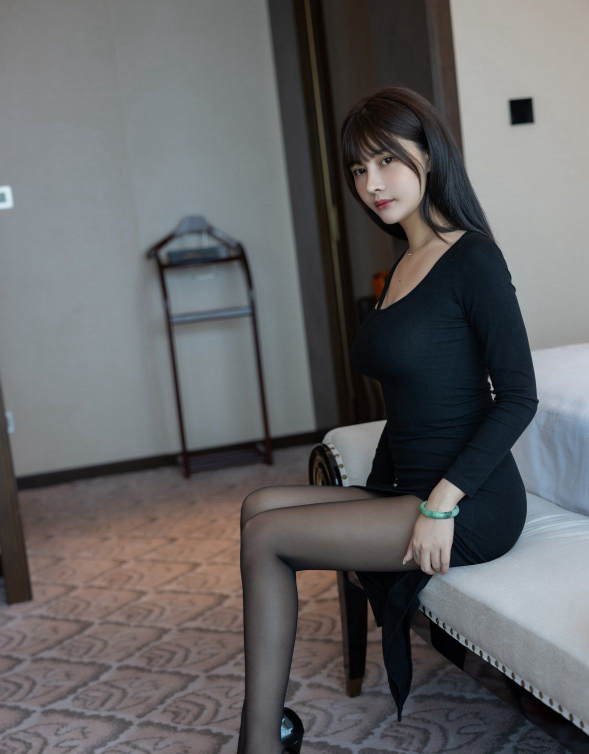
#> input picture picture_material/beauty_leg2.jpg, 1178 x 1507 px, found by its file name (shown at 1/2 size)
$ python 10.Edge_cutting.py
#> lines starting #> are read from the running program, lines starting #| are printed output that depends on the picture; after the words box and inside, x2 and y2 are one past the last pixel; in counts of white or black regions, pixels touching at a corner belong together
import cv2

img = cv2.imread("picture_material/beauty_leg2.jpg")
#> img is the input picture: shape (1507, 1178, 3); mean B, G, R 101.2, 99.8, 100.1
img = cv2.cvtColor(img, cv2.COLOR_BGR2GRAY)
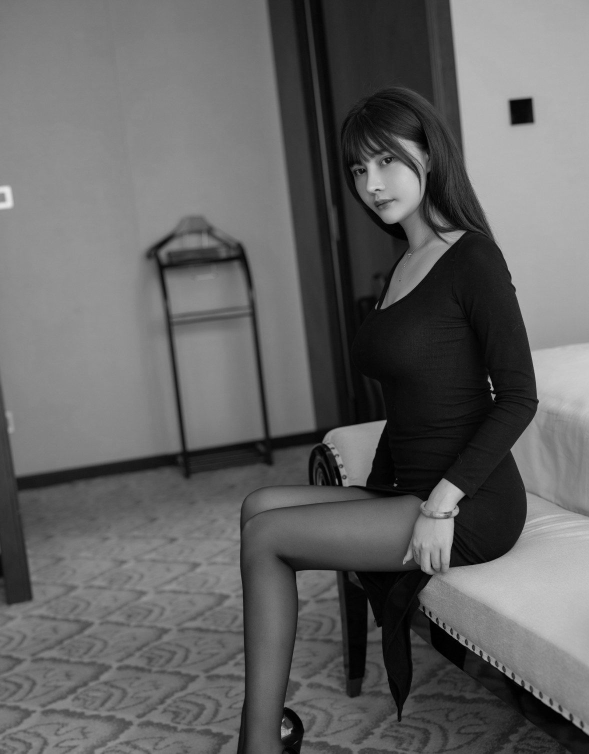
#> img: shape (1507, 1178) (shown at 1/2 size); min 0, max 233, mean 100
img = cv2.resize(img, (int(img.shape[1]/2), int(img.shape[0]/2)), interpolation=cv2.INTER_AREA)
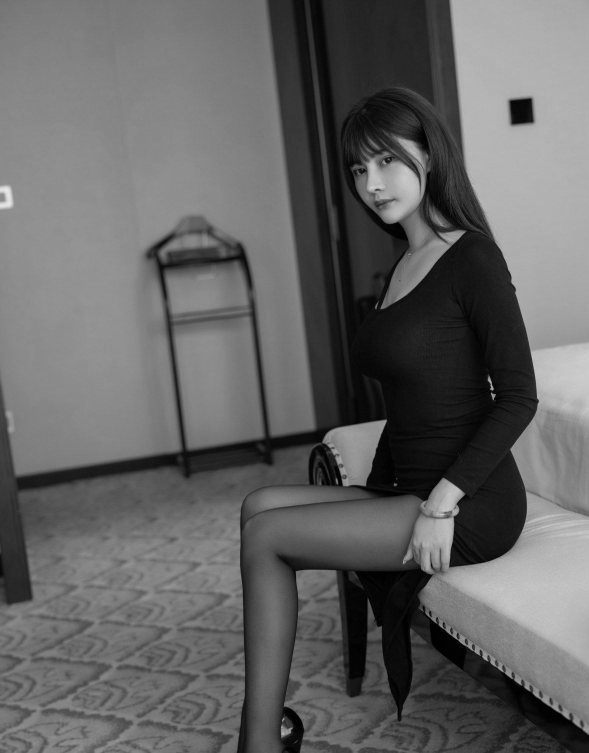
#> img: shape (753, 589); min 0, max 232, mean 100
cv2.imshow("origin", img)

ret, img1 = cv2.threshold(img, 80, 255, cv2.THRESH_BINARY)
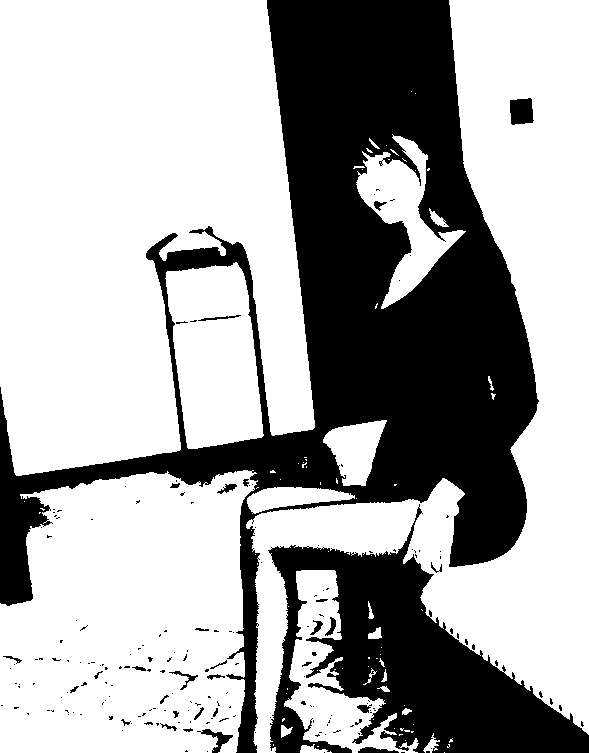
#> img1: shape (753, 589); 66.2% white; 191 black regions (159 under 20 px), largest, box (x1, y1, x2, y2) and area: (0, 0, 539, 753) 114603, (268, 504, 589, 753) 32421, (510, 98, 534, 125) 546
cv2.imshow("binary", img1)

#二值图像反色
height, width = img1.shape[0: 2]
#> height = 753; width = 589
img2 = img1.copy()
for i in range(height):
    for j in range(width):
        img2[i, j] = (255 - img1[i, j])
cv2.imshow("inv", img2)

img2_3 = cv2.Canny(img2, 80, 255)
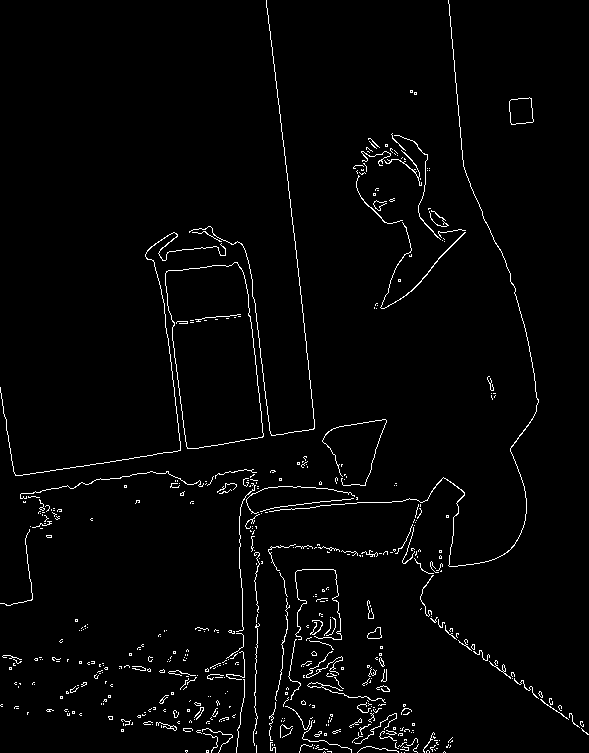
#> img2_3: shape (753, 589); 2.3% white in thin lines or dots
cv2.imshow("canny", img2_3)

height1, width1 = img2_3.shape
#> height1 = 753; width1 = 589
img3 = img2_3.copy()
for i in range(height1):
    for j in range(width1):
        img3[i, j] = (255 - img2_3[i, j])
#> img3: shape (753, 589); 97.7% white; black in thin lines or dots

cv2.imshow("inv_canny", img3)
cv2.waitKey()

$ run again, with picture_material/beauty_leg3.jpg copied over picture_material/beauty_leg2.jpg
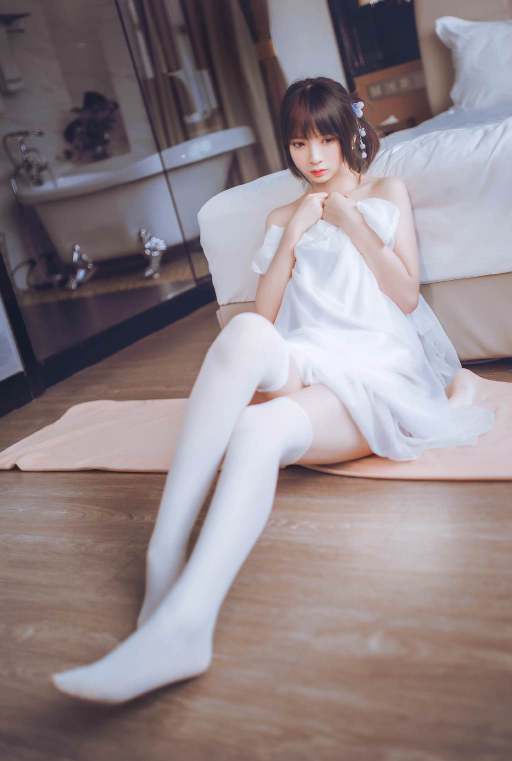
#> input picture picture_material/beauty_leg3.jpg, 1024 x 1522 px, found by its file name (shown at 1/2 size)
#> img is the input picture: shape (1522, 1024, 3); mean B, G, R 137.4, 133.4, 145.1
#> `ret, img1 = cv2.threshold(img, 80, 255, cv2.THRESH_BINARY)`:
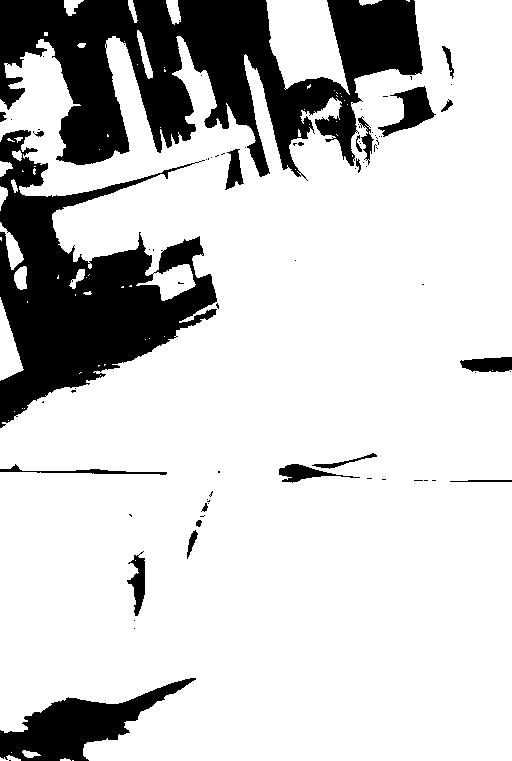
#> img1: shape (761, 512); 80.1% white; 80 black regions (59 under 20 px), largest, box (x1, y1, x2, y2) and area: (0, 0, 423, 181) 38838, (0, 130, 217, 428) 27271, (0, 678, 196, 761) 6293
#> `img2_3 = cv2.Canny(img2, 80, 255)`:
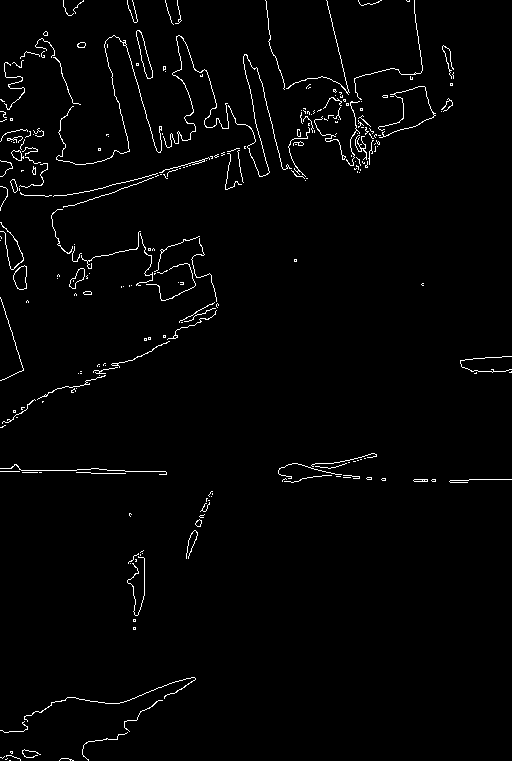
#> img2_3: shape (761, 512); 1.9% white in thin lines or dots
